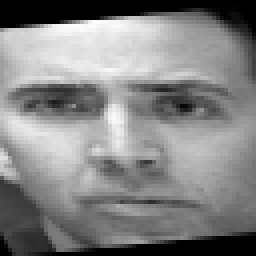
#> input picture img/cage_1.png, 64 x 64 px (shown 4 times larger); its folder holds 4 pictures in this run
$ python model_training.py   (Python 2 division)
#> lines starting #> are read from the running program, lines starting #| are printed output that depends on the picture
import os
import cv2
from sklearn.grid_search import ParameterGrid
from sklearn.neighbors import KNeighborsClassifier
from sklearn.preprocessing import LabelEncoder
from LBPH_feature_extractor import LocalBinaryPatterns
import pickle
import numpy as np
import pandas as pd

def main():
	# load images and training labels
	path_to_images = 'img/'

	filenames = os.listdir(path_to_images)

	labels = [filename.split("_")[0]
			  for filename in filenames]

	le = LabelEncoder()
	le.fit(labels)
	y = le.transform(labels)

	images = [cv2.imread(os.path.join(path_to_images, filename), 0)
	          for filename in filenames]
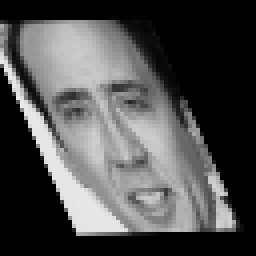
#> input picture img/cage_2.png, 64 x 64 px (shown 4 times larger)
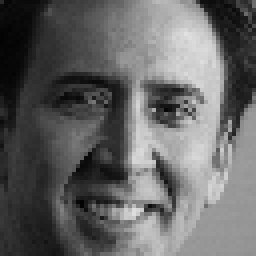
#> input picture img/cage_3.png, 64 x 64 px (shown 4 times larger)
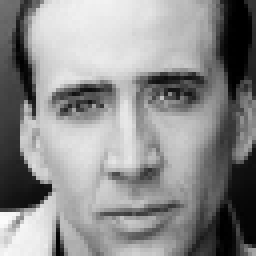
#> input picture img/cage_4.png, 64 x 64 px (shown 4 times larger)


	# set up search grid
	search_grid = ParameterGrid({
		'n_points': [8,12,16,20,24],
		'radius': [6,8,10,12],
		'n_bins': [4,6,8,10],
		'k' : [3,4,5]
		})

	results = []

	for params in search_grid:
		# set up feature extractor
		extractor = LocalBinaryPatterns(
			params['n_points'],
			params['radius'],
			params['n_bins']
			)
		# extract LBPH features
		features = np.array([extractor.describe(image)
			                 for image in images])
		# fit knn model
		model = KNeighborsClassifier(n_neighbors= params['k'])
		model.fit(features, y)

		# get the training accuracy score
		score = model.score(features, y)

		# save results
		result = params.values()
		result.append(score)
		results.append(result)

	# prepare a data frame for prettier print out
	results = pd.DataFrame(results)
	results.columns = ['k', 'n_bins', 'n_points', 'radius', 'accuracy_score']

	# print out the experiment results
	print results

	# get the best params combinations (if there are ties, get the first one)
	best_result = results.loc[results['accuracy_score'] ==  np.max(results.accuracy_score)].iloc[0]

	# set up a extractor using the best params
	extractor = LocalBinaryPatterns(
		best_result.n_points,
		best_result.radius,
		best_result.n_bins
		)

	# extract features using this extractor
	features = np.array([extractor.describe(image) for image in images])

	# get the best model
	model = KNeighborsClassifier(n_neighbors= best_result.k)
	model.fit(features, y)

	# save these things for the camera face detection and id program to use
	with open("trained_model.pkl", "wb") as f:
		pickle.dump((features, le, extractor, model), f)

if __name__ == '__main__':
	main()
#> (the call stopped at in main, `search_grid = ParameterGrid({ 'n_points': [8,12,16,20,24], 'radius': [..`: sklearn is not available in this run)
